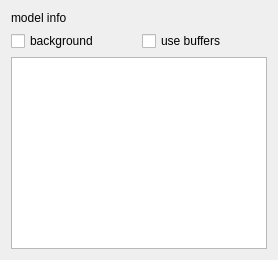
                  <widget class="QWidget" name="Wiz_ModelPage" >
                    <attribute name="id" >
                      <number>0</number>
                    </attribute>
                    <layout class="QGridLayout" >
                      <item rowspan="1" row="0" column="0" colspan="2" >
                        <widget class="QLabel" name="Wiz_ModelInfoLbl" >
                          <property name="sizePolicy" >
                            <sizepolicy>
                              <hsizetype>1</hsizetype>
                              <vsizetype>1</vsizetype>
                              <horstretch>0</horstretch>
                              <verstretch>0</verstretch>
                            </sizepolicy>
                          </property>
                          <property name="text" >
                            <string>model info</string>
                          </property>
                          <property name="toolTip" stdset="0" >
                            <string>Model component class information</string>
                          </property>
                          <property name="wordWrap" >
                            <bool>false</bool>
                          </property>
                        </widget>
                      </item>
                      <item rowspan="1" row="2" column="0" colspan="2" >
                        <widget class="QTableWidget" name="Wiz_ParTable" >
                          <property name="rowCount" >
                            <number>0</number>
                          </property>
                          <property name="columnCount" >
                            <number>0</number>
                          </property>
                          <property name="toolTip" stdset="0" >
                            <string>List of model parameters</string>
                          </property>
                        </widget>
                      </item>
                      <item row="1" column="1" >
                        <widget class="QCheckBox" name="Wiz_ModelBufChk" >
                          <property name="text" >
                            <string>use buffers</string>
                          </property>
                          <property name="toolTip" stdset="0" >
                            <string>Use buffers for model calculations of fit</string>
                          </property>
                        </widget>
                      </item>
                      <item row="1" column="0" >
                        <widget class="QCheckBox" name="Wiz_BackgroundChk" >
                          <property name="text" >
                            <string>background</string>
                          </property>
                          <property name="toolTip" stdset="0" >
                            <string>Model belongs to background group. Affects output only</string>
                          </property>
                        </widget>
                      </item>
                    </layout>
                  </widget>
